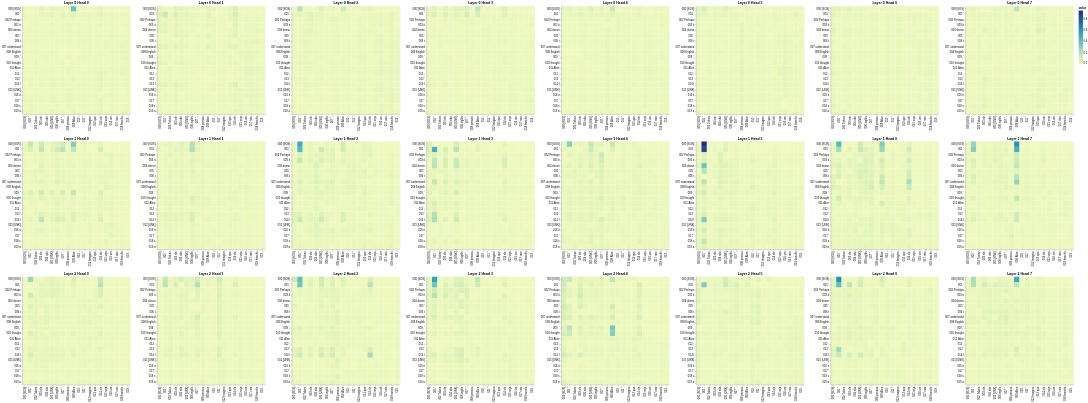

The cell this chart's notebook holds for it:
### Code cell
# Cross Attention
get_all_attention_maps("encoder-decoder", layers, heads, encoder_input_tokens, decoder_input_tokens, min(20, sentence_len))

### Figure 1 — Vega-Lite specification as saved in the notebook (floating-point values rounded to 4 significant figures; data arrays with more than 128 entries replaced by an {"elided": "..."} marker saying what was removed)
{"config": {"view": {"continuousWidth": 300, "continuousHeight": 300}}, "vconcat": [{"hconcat": [{"data": {"name": "data-7ca45c206999819795e5c8d60eff19f6"}, "mark": {"type": "rect"}, "encoding": {"color": {"field": "value", "type": "quantitative"}, "tooltip": [{"field": "row", "type": "quantitative"}, {"field": "column", "type": "quantitative"}, {"field": "value", "type": "quantitative"}, {"field": "row_token", "type": "nominal"}, {"field": "col_token", "type": "nominal"}], "x": {"axis": {"title": ""}, "field": "col_token", "type": "nominal"}, "y": {"axis": {"title": ""}, "field": "row_token", "type": "nominal"}}, "height": 400, "name": "view_92efedb1ea47bde0_0", "title": "Layer 0 Head 0", "width": 400}, {"data": {"name": "data-c8069516e5579bf3783a0ef01976c396"}, "mark": {"type": "rect"}, "encoding": {"color": {"field": "value", "type": "quantitative"}, "tooltip": [{"field": "row", "type": "quantitative"}, {"field": "column", "type": "quantitative"}, {"field": "value", "type": "quantitative"}, {"field": "row_token", "type": "nominal"}, {"field": "col_token", "type": "nominal"}], "x": {"axis": {"title": ""}, "field": "col_token", "type": "nominal"}, "y": {"axis": {"title": ""}, "field": "row_token", "type": "nominal"}}, "height": 400, "name": "view_750389fdee57fb26_1", "title": "Layer 0 Head 1", "width": 400}, {"data": {"name": "data-7b9b0c4fc4c0c1335db7fc694a067a0b"}, "mark": {"type": "rect"}, "encoding": {"color": {"field": "value", "type": "quantitative"}, "tooltip": [{"field": "row", "type": "quantitative"}, {"field": "column", "type": "quantitative"}, {"field": "value", "type": "quantitative"}, {"field": "row_token", "type": "nominal"}, {"field": "col_token", "type": "nominal"}], "x": {"axis": {"title": ""}, "field": "col_token", "type": "nominal"}, "y": {"axis": {"title": ""}, "field": "row_token", "type": "nominal"}}, "height": 400, "name": "view_7bdbca02ffdafe6e_2", "title": "Layer 0 Head 2", "width": 400}, {"data": {"name": "data-8c2d7bb3d7a394f4bbb384c88bf10622"}, "mark": {"type": "rect"}, "encoding": {"color": {"field": "value", "type": "quantitative"}, "tooltip": [{"field": "row", "type": "quantitative"}, {"field": "column", "type": "quantitative"}, {"field": "value", "type": "quantitative"}, {"field": "row_token", "type": "nominal"}, {"field": "col_token", "type": "nominal"}], "x": {"axis": {"title": ""}, "field": "col_token", "type": "nominal"}, "y": {"axis": {"title": ""}, "field": "row_token", "type": "nominal"}}, "height": 400, "name": "view_2e24c7c87f5765c8_3", "title": "Layer 0 Head 3", "width": 400}, {"data": {"name": "data-a646995a9efda5ad3a8812aefd7ef9c6"}, "mark": {"type": "rect"}, "encoding": {"color": {"field": "value", "type": "quantitative"}, "tooltip": [{"field": "row", "type": "quantitative"}, {"field": "column", "type": "quantitative"}, {"field": "value", "type": "quantitative"}, {"field": "row_token", "type": "nominal"}, {"field": "col_token", "type": "nominal"}], "x": {"axis": {"title": ""}, "field": "col_token", "type": "nominal"}, "y": {"axis": {"title": ""}, "field": "row_token", "type": "nominal"}}, "height": 400, "name": "view_c9c3118f9ebaf4b7_4", "title": "Layer 0 Head 4", "width": 400}, {"data": {"name": "data-219f6b62b834a5617733de6e9d658ba0"}, "mark": {"type": "rect"}, "encoding": {"color": {"field": "value", "type": "quantitative"}, "tooltip": [{"field": "row", "type": "quantitative"}, {"field": "column", "type": "quantitative"}, {"field": "value", "type": "quantitative"}, {"field": "row_token", "type": "nominal"}, {"field": "col_token", "type": "nominal"}], "x": {"axis": {"title": ""}, "field": "col_token", "type": "nominal"}, "y": {"axis": {"title": ""}, "field": "row_token", "type": "nominal"}}, "height": 400, "name": "view_1ae906cb3945777e_5", "title": "Layer 0 Head 5", "width": 400}, {"data": {"name": "data-2ae61979e5c3bb437c629de70091f69e"}, "mark": {"type": "rect"}, "encoding": {"color": {"field": "value", "type": "quantitative"}, "tooltip": [{"field": "row", "type": "quantitative"}, {"field": "column", "type": "quantitative"}, {"field": "value", "type": "quantitative"}, {"field": "row_token", "type": "nominal"}, {"field": "col_token", "type": "nominal"}], "x": {"axis": {"title": ""}, "field": "col_token", "type": "nominal"}, "y": {"axis": {"title": ""}, "field": "row_token", "type": "nominal"}}, "height": 400, "name": "view_fc0f16ede01df436_6", "title": "Layer 0 Head 6", "width": 400}, {"data": {"name": "data-bddb3fbfd439011e4bd88af26a9a6506"}, "mark": {"type": "rect"}, "encoding": {"color": {"field": "value", "type": "quantitative"}, "tooltip": [{"field": "row", "type": "quantitative"}, {"field": "column", "type": "quantitative"}, {"field": "value", "type": "quantitative"}, {"field": "row_token", "type": "nominal"}, {"field": "col_token", "type": "nominal"}], "x": {"axis": {"title": ""}, "field": "col_token", "type": "nominal"}, "y": {"axis": {"title": ""}, "field": "row_token", "type": "nominal"}}, "height": 400, "name": "view_903c832781840e7e_7", "title": "Layer 0 Head 7", "width": 400}]}, {"hconcat": [{"data": {"name": "data-7511451bd9b09f7df4d18dd7d62a7953"}, "mark": {"type": "rect"}, "encoding": {"color": {"field": "value", "type": "quantitative"}, "tooltip": [{"field": "row", "type": "quantitative"}, {"field": "column", "type": "quantitative"}, {"field": "value", "type": "quantitative"}, {"field": "row_token", "type": "nominal"}, {"field": "col_token", "type": "nominal"}], "x": {"axis": {"title": ""}, "field": "col_token", "type": "nominal"}, "y": {"axis": {"title": ""}, "field": "row_token", "type": "nominal"}}, "height": 400, "name": "view_4834fb4cdd2ad352_0", "title": "Layer 1 Head 0", "width": 400}, {"data": {"name": "data-c4f1d1a05625df3ec1c9343b0018dc0a"}, "mark": {"type": "rect"}, "encoding": {"color": {"field": "value", "type": "quantitative"}, "tooltip": [{"field": "row", "type": "quantitative"}, {"field": "column", "type": "quantitative"}, {"field": "value", "type": "quantitative"}, {"field": "row_token", "type": "nominal"}, {"field": "col_token", "type": "nominal"}], "x": {"axis": {"title": ""}, "field": "col_token", "type": "nominal"}, "y": {"axis": {"title": ""}, "field": "row_token", "type": "nominal"}}, "height": 400, "name": "view_b42c1f1896f0f4ac_1", "title": "Layer 1 Head 1", "width": 400}, {"data": {"name": "data-0f2432264351ea3d19692222a3b3cfa9"}, "mark": {"type": "rect"}, "encoding": {"color": {"field": "value", "type": "quantitative"}, "tooltip": [{"field": "row", "type": "quantitative"}, {"field": "column", "type": "quantitative"}, {"field": "value", "type": "quantitative"}, {"field": "row_token", "type": "nominal"}, {"field": "col_token", "type": "nominal"}], "x": {"axis": {"title": ""}, "field": "col_token", "type": "nominal"}, "y": {"axis": {"title": ""}, "field": "row_token", "type": "nominal"}}, "height": 400, "name": "view_0903b2eab1c04b27_2", "title": "Layer 1 Head 2", "width": 400}, {"data": {"name": "data-23fb70bb80e532f568d1cd1995b29000"}, "mark": {"type": "rect"}, "encoding": {"color": {"field": "value", "type": "quantitative"}, "tooltip": [{"field": "row", "type": "quantitative"}, {"field": "column", "type": "quantitative"}, {"field": "value", "type": "quantitative"}, {"field": "row_token", "type": "nominal"}, {"field": "col_token", "type": "nominal"}], "x": {"axis": {"title": ""}, "field": "col_token", "type": "nominal"}, "y": {"axis": {"title": ""}, "field": "row_token", "type": "nominal"}}, "height": 400, "name": "view_eb84b82765e78e13_3", "title": "Layer 1 Head 3", "width": 400}, {"data": {"name": "data-b5c073f97f4c2610fc733e55e4ee56bc"}, "mark": {"type": "rect"}, "encoding": {"color": {"field": "value", "type": "quantitative"}, "tooltip": [{"field": "row", "type": "quantitative"}, {"field": "column", "type": "quantitative"}, {"field": "value", "type": "quantitative"}, {"field": "row_token", "type": "nominal"}, {"field": "col_token", "type": "nominal"}], "x": {"axis": {"title": ""}, "field": "col_token", "type": "nominal"}, "y": {"axis": {"title": ""}, "field": "row_token", "type": "nominal"}}, "height": 400, "name": "view_54d89e98e41ef11a_4", "title": "Layer 1 Head 4", "width": 400}, {"data": {"name": "data-5ebe2bb66f466293f623ced3ab8c1606"}, "mark": {"type": "rect"}, "encoding": {"color": {"field": "value", "type": "quantitative"}, "tooltip": [{"field": "row", "type": "quantitative"}, {"field": "column", "type": "quantitative"}, {"field": "value", "type": "quantitative"}, {"field": "row_token", "type": "nominal"}, {"field": "col_token", "type": "nominal"}], "x": {"axis": {"title": ""}, "field": "col_token", "type": "nominal"}, "y": {"axis": {"title": ""}, "field": "row_token", "type": "nominal"}}, "height": 400, "name": "view_b521208b407d0ef6_5", "title": "Layer 1 Head 5", "width": 400}, {"data": {"name": "data-6f205cc15c6d5372d04b794a794f63b6"}, "mark": {"type": "rect"}, "encoding": {"color": {"field": "value", "type": "quantitative"}, "tooltip": [{"field": "row", "type": "quantitative"}, {"field": "column", "type": "quantitative"}, {"field": "value", "type": "quantitative"}, {"field": "row_token", "type": "nominal"}, {"field": "col_token", "type": "nominal"}], "x": {"axis": {"title": ""}, "field": "col_token", "type": "nominal"}, "y": {"axis": {"title": ""}, "field": "row_token", "type": "nominal"}}, "height": 400, "name": "view_5073ed1bc8aa9069_6", "title": "Layer 1 Head 6", "width": 400}, {"data": {"name": "data-883a279d87897a0d2f8e03352ce9daeb"}, "mark": {"type": "rect"}, "encoding": {"color": {"field": "value", "type": "quantitative"}, "tooltip": [{"field": "row", "type": "quantitative"}, {"field": "column", "type": "quantitative"}, {"field": "value", "type": "quantitative"}, {"field": "row_token", "type": "nominal"}, {"field": "col_token", "type": "nominal"}], "x": {"axis": {"title": ""}, "field": "col_token", "type": "nominal"}, "y": {"axis": {"title": ""}, "field": "row_token", "type": "nominal"}}, "height": 400, "name": "view_a57a1b4b33aa34d8_7", "title": "Layer 1 Head 7", "width": 400}]}, {"hconcat": [{"data": {"name": "data-257656fc58cb18f62e90700bd56ef8ad"}, "mark": {"type": "rect"}, "encoding": {"color": {"field": "value", "type": "quantitative"}, "tooltip": [{"field": "row", "type": "quantitative"}, {"field": "column", "type": "quantitative"}, {"field": "value", "type": "quantitative"}, {"field": "row_token", "type": "nominal"}, {"field": "col_token", "type": "nominal"}], "x": {"axis": {"title": ""}, "field": "col_token", "type": "nominal"}, "y": {"axis": {"title": ""}, "field": "row_token", "type": "nominal"}}, "height": 400, "name": "view_dfa1468bc50dbc09_0", "title": "Layer 2 Head 0", "width": 400}, {"data": {"name": "data-8ab3e9ba60f3bb3532dfcb9da04487ff"}, "mark": {"type": "rect"}, "encoding": {"color": {"field": "value", "type": "quantitative"}, "tooltip": [{"field": "row", "type": "quantitative"}, {"field": "column", "type": "quantitative"}, {"field": "value", "type": "quantitative"}, {"field": "row_token", "type": "nominal"}, {"field": "col_token", "type": "nominal"}], "x": {"axis": {"title": ""}, "field": "col_token", "type": "nominal"}, "y": {"axis": {"title": ""}, "field": "row_token", "type": "nominal"}}, "height": 400, "name": "view_00ce1c3a3cc464cb_1", "title": "Layer 2 Head 1", "width": 400}, {"data": {"name": "data-8226e0181cafaabb01aa5e12ec102399"}, "mark": {"type": "rect"}, "encoding": {"color": {"field": "value", "type": "quantitative"}, "tooltip": [{"field": "row", "type": "quantitative"}, {"field": "column", "type": "quantitative"}, {"field": "value", "type": "quantitative"}, {"field": "row_token", "type": "nominal"}, {"field": "col_token", "type": "nominal"}], "x": {"axis": {"title": ""}, "field": "col_token", "type": "nominal"}, "y": {"axis": {"title": ""}, "field": "row_token", "type": "nominal"}}, "height": 400, "name": "view_9602a4e6d5078fa5_2", "title": "Layer 2 Head 2", "width": 400}, {"data": {"name": "data-c83cb42af47ee3dc6ef7803204d78f84"}, "mark": {"type": "rect"}, "encoding": {"color": {"field": "value", "type": "quantitative"}, "tooltip": [{"field": "row", "type": "quantitative"}, {"field": "column", "type": "quantitative"}, {"field": "value", "type": "quantitative"}, {"field": "row_token", "type": "nominal"}, {"field": "col_token", "type": "nominal"}], "x": {"axis": {"title": ""}, "field": "col_token", "type": "nominal"}, "y": {"axis": {"title": ""}, "field": "row_token", "type": "nominal"}}, "height": 400, "name": "view_f8f43566de05d13b_3", "title": "Layer 2 Head 3", "width": 400}, {"data": {"name": "data-c00d83685e417c97988cb10003de479a"}, "mark": {"type": "rect"}, "encoding": {"color": {"field": "value", "type": "quantitative"}, "tooltip": [{"field": "row", "type": "quantitative"}, {"field": "column", "type": "quantitative"}, {"field": "value", "type": "quantitative"}, {"field": "row_token", "type": "nominal"}, {"field": "col_token", "type": "nominal"}], "x": {"axis": {"title": ""}, "field": "col_token", "type": "nominal"}, "y": {"axis": {"title": ""}, "field": "row_token", "type": "nominal"}}, "height": 400, "name": "view_f182d28a23f5f760_4", "title": "Layer 2 Head 4", "width": 400}, {"data": {"name": "data-72d840d966709d4a56d39e3085372377"}, "mark": {"type": "rect"}, "encoding": {"color": {"field": "value", "type": "quantitative"}, "tooltip": [{"field": "row", "type": "quantitative"}, {"field": "column", "type": "quantitative"}, {"field": "value", "type": "quantitative"}, {"field": "row_token", "type": "nominal"}, {"field": "col_token", "type": "nominal"}], "x": {"axis": {"title": ""}, "field": "col_token", "type": "nominal"}, "y": {"axis": {"title": ""}, "field": "row_token", "type": "nominal"}}, "height": 400, "name": "view_62cd2ed5e4a8b729_5", "title": "Layer 2 Head 5", "width": 400}, {"data": {"name": "data-bcdc230634bb3d1190a9a79756eae883"}, "mark": {"type": "rect"}, "encoding": {"color": {"field": "value", "type": "quantitative"}, "tooltip": [{"field": "row", "type": "quantitative"}, {"field": "column", "type": "quantitative"}, {"field": "value", "type": "quantitative"}, {"field": "row_token", "type": "nominal"}, {"field": "col_token", "type": "nominal"}], "x": {"axis": {"title": ""}, "field": "col_token", "type": "nominal"}, "y": {"axis": {"title": ""}, "field": "row_token", "type": "nominal"}}, "height": 400, "name": "view_55af4963dbd06f20_6", "title": "Layer 2 Head 6", "width": 400}, {"data": {"name": "data-026e541ba3ca4d3e28979d5df52c2ba2"}, "mark": {"type": "rect"}, "encoding": {"color": {"field": "value", "type": "quantitative"}, "tooltip": [{"field": "row", "type": "quantitative"}, {"field": "column", "type": "quantitative"}, {"field": "value", "type": "quantitative"}, {"field": "row_token", "type": "nominal"}, {"field": "col_token", "type": "nominal"}], "x": {"axis": {"title": ""}, "field": "col_token", "type": "nominal"}, "y": {"axis": {"title": ""}, "field": "row_token", "type": "nominal"}}, "height": 400, "name": "view_1a4fe57b4560afb0_7", "title": "Layer 2 Head 7", "width": 400}]}], "params": [{"name": "param_1e9efca18e7a2868", "select": {"type": "interval", "encodings": ["x", "y"]}, "bind": "scales", "views": ["view_92efedb1ea47bde0_0", "view_750389fdee57fb26_1", "view_7bdbca02ffdafe6e_2", "view_2e24c7c87f5765c8_3", "view_c9c3118f9ebaf4b7_4", "view_1ae906cb3945777e_5", "view_fc0f16ede01df436_6", "view_903c832781840e7e_7", "view_4834fb4cdd2ad352_0", "view_b42c1f1896f0f4ac_1", "view_0903b2eab1c04b27_2", "view_eb84b82765e78e13_3", "view_54d89e98e41ef11a_4", "view_b521208b407d0ef6_5", "view_5073ed1bc8aa9069_6", "view_a57a1b4b33aa34d8_7", "view_dfa1468bc50dbc09_0", "view_00ce1c3a3cc464cb_1", "view_9602a4e6d5078fa5_2", "view_f8f43566de05d13b_3", "view_f182d28a23f5f760_4", "view_62cd2ed5e4a8b729_5", "view_55af4963dbd06f20_6", "view_1a4fe57b4560afb0_7"]}], "$schema": "https://vega.github.io/schema/vega-lite/v6.4.1.json", "datasets": {"data-7ca45c206999819795e5c8d60eff19f6": {"elided": "400 records"}, "data-c8069516e5579bf3783a0ef01976c396": {"elided": "400 records"}, "data-7b9b0c4fc4c0c1335db7fc694a067a0b": {"elided": "400 records"}, "data-8c2d7bb3d7a394f4bbb384c88bf10622": {"elided": "400 records"}, "data-a646995a9efda5ad3a8812aefd7ef9c6": {"elided": "400 records"}, "data-219f6b62b834a5617733de6e9d658ba0": {"elided": "400 records"}, "data-2ae61979e5c3bb437c629de70091f69e": {"elided": "400 records"}, "data-bddb3fbfd439011e4bd88af26a9a6506": {"elided": "400 records"}, "data-7511451bd9b09f7df4d18dd7d62a7953": {"elided": "400 records"}, "data-c4f1d1a05625df3ec1c9343b0018dc0a": {"elided": "400 records"}, "data-0f2432264351ea3d19692222a3b3cfa9": {"elided": "400 records"}, "data-23fb70bb80e532f568d1cd1995b29000": {"elided": "400 records"}, "data-b5c073f97f4c2610fc733e55e4ee56bc": {"elided": "400 records"}, "data-5ebe2bb66f466293f623ced3ab8c1606": {"elided": "400 records"}, "data-6f205cc15c6d5372d04b794a794f63b6": {"elided": "400 records"}, "data-883a279d87897a0d2f8e03352ce9daeb": {"elided": "400 records"}, "data-257656fc58cb18f62e90700bd56ef8ad": {"elided": "400 records"}, "data-8ab3e9ba60f3bb3532dfcb9da04487ff": {"elided": "400 records"}, "data-8226e0181cafaabb01aa5e12ec102399": {"elided": "400 records"}, "data-c83cb42af47ee3dc6ef7803204d78f84": {"elided": "400 records"}, "data-c00d83685e417c97988cb10003de479a": {"elided": "400 records"}, "data-72d840d966709d4a56d39e3085372377": {"elided": "400 records"}, "data-bcdc230634bb3d1190a9a79756eae883": {"elided": "400 records"}, "data-026e541ba3ca4d3e28979d5df52c2ba2": {"elided": "400 records"}}}
